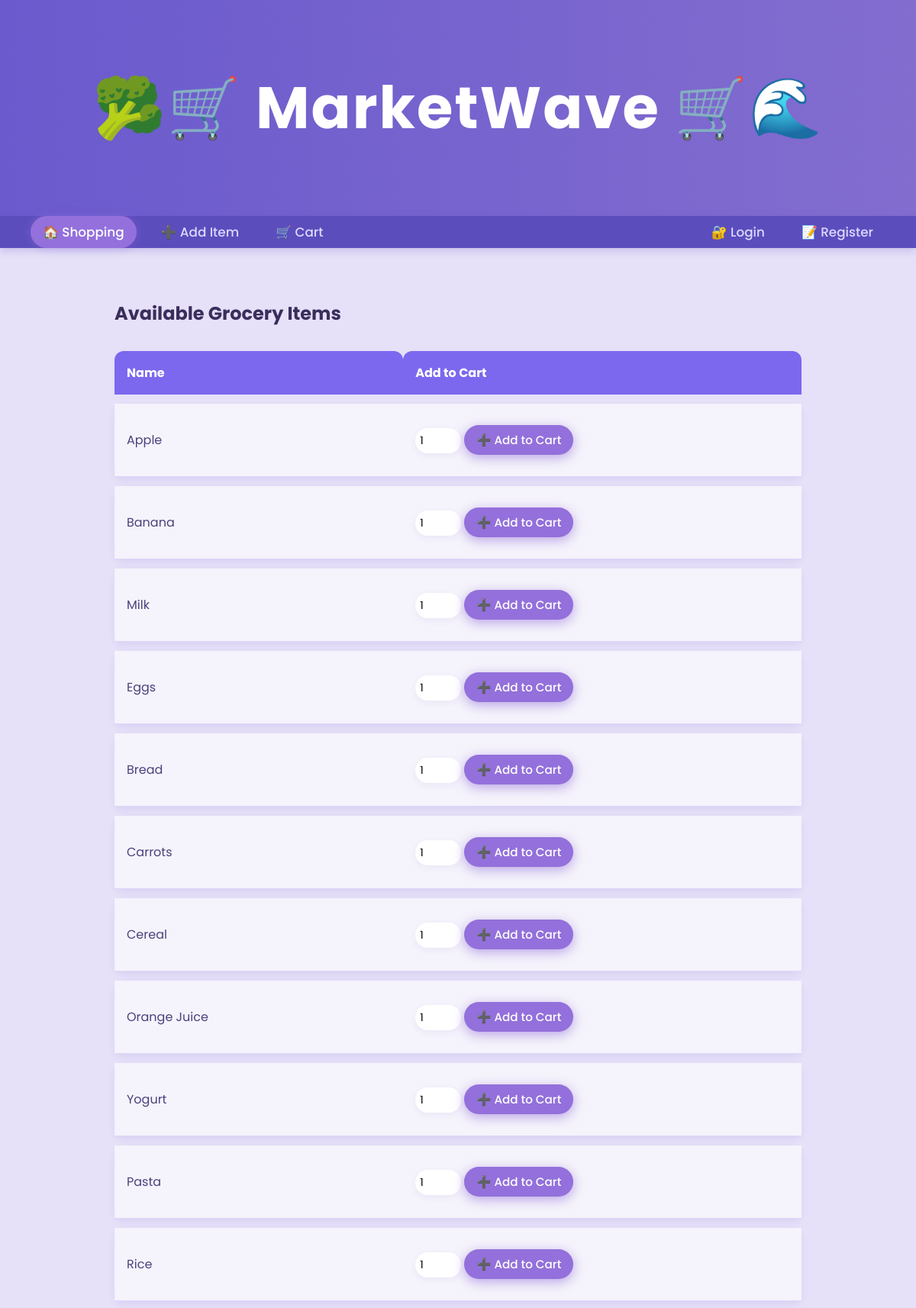
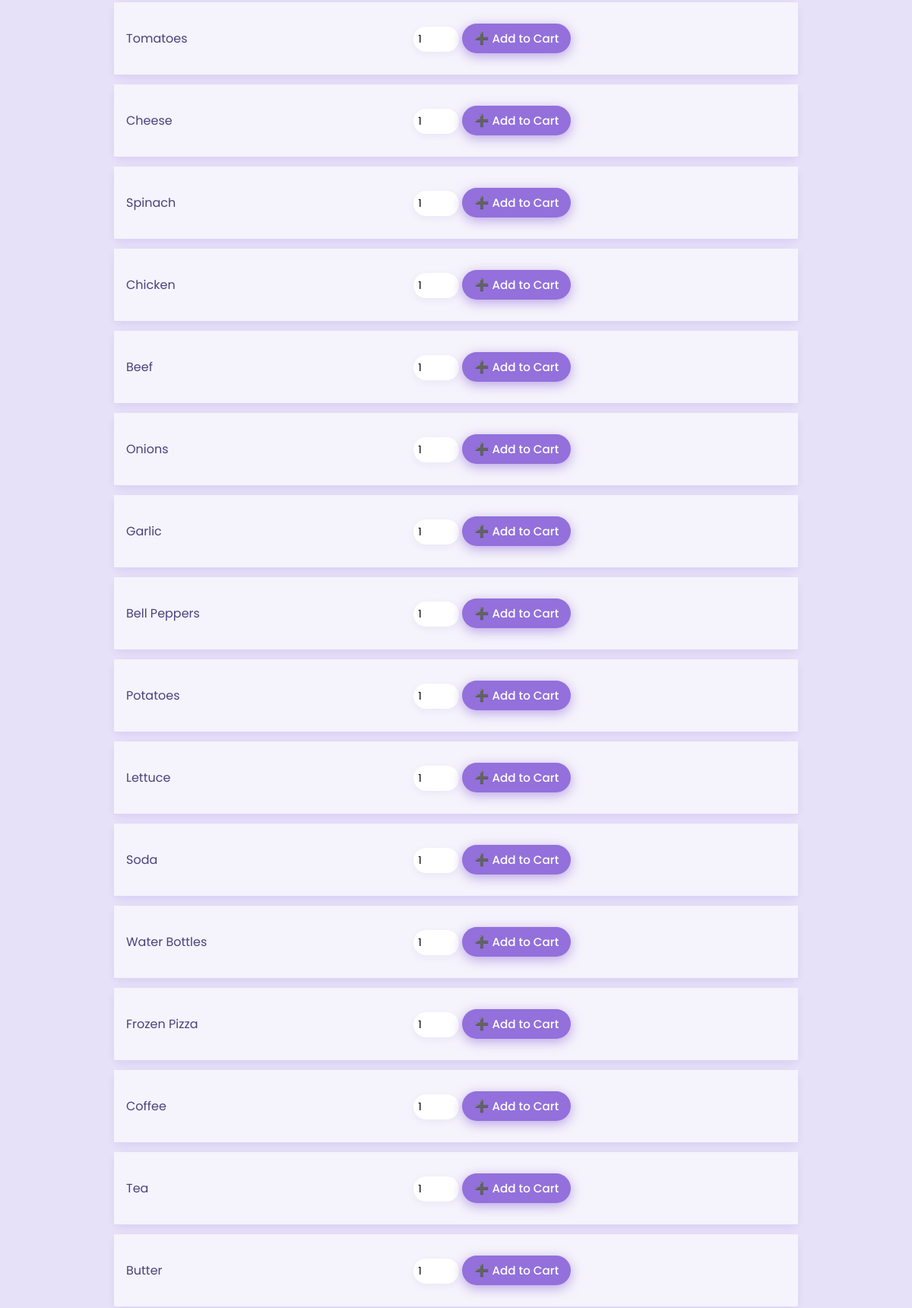
The page / (upper part) on the database its author committed (2 pictures, top to bottom).
### tables this page shows
CREATE TABLE `groceries` (
  `id` int(11) NOT NULL,
  `name` varchar(100) NOT NULL,
  `quantity` int(11) NOT NULL,
  `price` decimal(10,2) NOT NULL,
  `created_at` timestamp NOT NULL DEFAULT CURRENT_TIMESTAMP
);

### index.php (called while the page is built)
<?php
require_once 'controller/GroceryController.php';
$controller = new GroceryController();
$controller->handleRequest();
?>

### model/Grocery.php (called while the page is built, shortened)
<?php
require_once './db.php';
class Grocery {
    public function getAllGroceries() {
        global $db;
        $query = 'SELECT * FROM groceries';
        return $db->query($query)->fetchAll(PDO::FETCH_ASSOC);
    }
}
?>

### view/dashboard.php (the view)
<?php
$activePage = 'dashboard';
include 'header.php';
include 'nav.php';
?>
<main>
    <section class="dashboard-container">
        <h2>Available Grocery Items</h2>
        <?php if (empty($groceries)) : ?>
            <p class="empty-message">No grocery items found in the store.</p>
        <?php else: ?>
            <table>
                <thead>
                    <tr><th>Name</th><th>Add to Cart</th></tr>
                </thead>
                <tbody>
                    <?php foreach ($groceries as $grocery): ?>
                        <tr>
                            <td><?= htmlspecialchars($grocery['name']) ?></td>
                            <td>
                                <form action="index.php?action=add_to_cart&id=<?= $grocery['id'] ?>" method="post" style="display:inline;">
                                    <input
                                        type="number"
                                        name="quantity"
                                        min="1"
                                        value="1"
                                        required
                                        style="width: 60px; padding: 4px; font-size: 14px; display: inline-block;"
                                    >
                                    <button type="submit" class="action-btn add">➕ Add to Cart</button>
                                </form>
                            </td>
                        </tr>
                    <?php endforeach; ?>
                </tbody>
            </table>
        <?php endif; ?>
    </section>
</main>
<?php include 'footer.php'; ?>

### controller/GroceryController.php (shortened to what this page needs)
<?php
require_once './model/Grocery.php';
class GroceryController {
    private $model;
    public function __construct() {
        $this->model = new Grocery();
    }
    public function handleRequest() {
        $action = $_GET['action'] ?? 'dashboard';
        switch ($action) {
            default:
                $groceries = $this->model->getAllGroceries();
                include './view/dashboard.php';
                break;
        }
    }
}

### header.php (shortened to what this page needs)
<!DOCTYPE html>
<html lang="en">
    <link rel="stylesheet" href="/Unit2Project/grocery-mgt-app-main/css/style.css">
</head>
<body>
    <header>
        <h1>🥦🛒 MarketWave 🛒🌊</h1>
    </header>

### view/nav.php (shortened to what this page needs)
<nav class="main-nav">
    <ul class="nav-menu">
        <li><a href="index.php" class="<?= ($activePage == 'dashboard') ? 'active' : '' ?>">🏠 Shopping</a></li>
        <li><a href="index.php?action=add" class="<?= ($activePage == 'add') ? 'active' : '' ?>">➕ Add Item</a></li>
        <li><a href="index.php?action=cart" class="<?= ($activePage == 'cart') ? 'active' : '' ?>">🛒 Cart</a></li>
        <?php if (isset($_SESSION['user'])) : ?>
            <li class="nav-user">👤 <?= htmlspecialchars($_SESSION['user']['username']) ?></li>
            <li><a href="index.php?action=logout" class="<?= ($activePage == 'logout') ? 'active' : '' ?>">Logout</a></li>
        <?php else : ?>
            <li><a href="index.php?action=login" class="<?= ($activePage == 'login') ? 'active' : '' ?>">🔐 Login</a></li>
            <li><a href="index.php?action=register" class="<?= ($activePage == 'register') ? 'active' : '' ?>">📝 Register</a></li>
        <?php endif; ?>
    </ul>
</nav>

### view/footer.php (shortened to what this page needs)
</body>
</html>

### css/style.css (style rules this page uses)
body { font-family: 'Poppins', sans-serif; background: #e6e0f8; margin: 0; padding: 0; color: #3a2e5b; min-height: 100vh; }
header { background: linear-gradient(90deg, #6a5acd, #836dcf); color: #fff; padding: 2rem 1rem; text-align: center; font-size: 2.4rem; font-weight: 600; letter-spacing: 2px; box-shadow: 0 4px 15px rgba(106, 90, 205, 0.7); user-select: none; }
.main-nav { background: #5c4dbd; box-shadow: 0 3px 10px rgba(92, 77, 189, 0.25); }
.main-nav ul { list-style: none; display: flex; align-items: center; padding: 0 2rem; margin: 0; }
.main-nav li { margin: 0 0.5rem; }
.main-nav a { color: #ddd9ff; text-decoration: none; font-weight: 500; font-size: 1.05rem; padding: 0.5rem 1rem; border-radius: 30px; display: flex; align-items: center; justify-content: center; transition: background 0.3s ease, color 0.3s ease; }
.main-nav a.active { background: #9370db; color: white; box-shadow: 0 0 12px rgba(147, 112, 219, 0.4); }
main { max-width: 900px; margin: 2rem auto 6rem; padding: 1rem; }
input, button { font-family: 'Poppins', Arial, sans-serif; font-size: 1rem; border-radius: 50px; border: none; padding: 0.75rem 1.5rem; margin: 0.75rem 0; box-sizing: border-box; transition: box-shadow 0.3s ease, transform 0.3s ease; }
input { width: 100%; background: #fff; box-shadow: 0 3px 10px rgba(106, 90, 205, 0.07); border: 2px solid transparent; outline-offset: 4px; }
button { background: #9370db; color: #fff; cursor: pointer; font-weight: 600; box-shadow: 0 4px 15px rgba(147, 112, 219, 0.6); min-width: 140px; display: inline-block; padding-left: 2rem; padding-right: 2rem; }
table { width: 100%; border-collapse: separate; border-spacing: 0 12px; background: transparent; }
thead th { background: #7b68ee; color: white; padding: 1rem; border-radius: 12px 12px 0 0; text-align: left; }
tbody tr { background: #f5f3fb; box-shadow: 0 4px 10px rgba(106, 90, 205, 0.1); border-radius: 12px; transition: transform 0.2s ease, box-shadow 0.2s ease; }
tbody td { padding: 1rem; font-size: 1rem; color: #4a427d; border-bottom: 1px solid #ddd6f7; }
.action-btn { display: inline-block; margin-right: 0.5rem; padding: 0.5rem 1rem; border-radius: 50px; text-decoration: none; font-size: 0.95rem; font-weight: 500; transition: background 0.3s ease, transform 0.2s ease; }

### rows shown on the page
groceries: name "Apple"
groceries: name "Banana"
groceries: name "Milk"
groceries: name "Eggs"
groceries: name "Bread"
groceries: name "Carrots"
groceries: name "Cereal"
groceries: name "Orange Juice"
groceries: name "Yogurt"
groceries: name "Pasta"
groceries: name "Rice"
groceries: name "Tomatoes"
groceries: name "Cheese"
groceries: name "Spinach"
groceries: name "Chicken"
groceries: name "Beef"
groceries: name "Onions"
groceries: name "Garlic"
groceries: name "Bell Peppers"
groceries: name "Potatoes"
groceries: name "Lettuce"
groceries: name "Soda"
groceries: name "Water Bottles"
groceries: name "Frozen Pizza"
groceries: name "Coffee"
groceries: name "Tea"
groceries: name "Butter"
